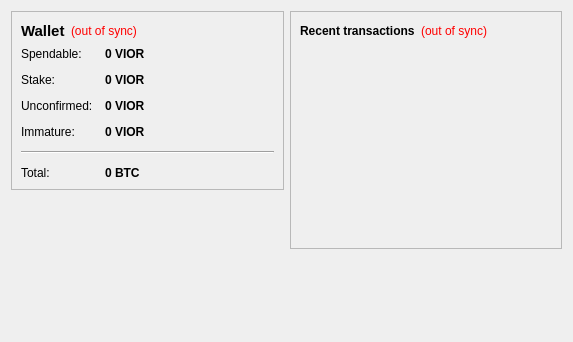
<?xml version="1.0" encoding="UTF-8"?>
<ui version="4.0">
 <class>OverviewPage</class>
 <widget class="QWidget" name="OverviewPage">
  <property name="geometry">
   <rect>
    <x>0</x>
    <y>0</y>
    <width>573</width>
    <height>342</height>
   </rect>
  </property>
  <property name="windowTitle">
   <string>Form</string>
  </property>
  <layout class="QHBoxLayout" name="horizontalLayout" stretch="1,1">
   <item>
    <layout class="QVBoxLayout" name="verticalLayout_2">
     <item>
      <widget class="QFrame" name="frame">
       <property name="frameShape">
        <enum>QFrame::StyledPanel</enum>
       </property>
       <property name="frameShadow">
        <enum>QFrame::Raised</enum>
       </property>
       <layout class="QVBoxLayout" name="verticalLayout_4">
        <item>
         <layout class="QHBoxLayout" name="horizontalLayout_4">
          <item>
           <widget class="QLabel" name="label_5">
            <property name="font">
             <font>
              <pointsize>11</pointsize>
              <weight>75</weight>
              <bold>true</bold>
             </font>
            </property>
            <property name="text">
             <string>Wallet</string>
            </property>
           </widget>
          </item>
          <item>
           <widget class="QLabel" name="labelWalletStatus">
            <property name="toolTip">
             <string>The displayed information may be out of date. Your wallet automatically synchronizes with the ViorCoin network after a connection is established, but this process has not completed yet.</string>
            </property>
            <property name="styleSheet">
             <string notr="true">QLabel { color: red; }</string>
            </property>
            <property name="text">
             <string notr="true">(out of sync)</string>
            </property>
            <property name="alignment">
             <set>Qt::AlignLeading|Qt::AlignLeft|Qt::AlignVCenter</set>
            </property>
           </widget>
          </item>
          <item>
           <spacer name="horizontalSpacer_2">
            <property name="orientation">
             <enum>Qt::Horizontal</enum>
            </property>
            <property name="sizeHint" stdset="0">
             <size>
              <width>40</width>
              <height>20</height>
             </size>
            </property>
           </spacer>
          </item>
         </layout>
        </item>
        <item>
         <layout class="QFormLayout" name="formLayout_2">
          <property name="fieldGrowthPolicy">
           <enum>QFormLayout::AllNonFixedFieldsGrow</enum>
          </property>
          <property name="horizontalSpacing">
           <number>12</number>
          </property>
          <property name="verticalSpacing">
           <number>12</number>
          </property>
          <item row="0" column="0">
           <widget class="QLabel" name="label">
            <property name="text">
             <string>Spendable:</string>
            </property>
           </widget>
          </item>
          <item row="0" column="1">
           <widget class="QLabel" name="labelBalance">
            <property name="font">
             <font>
              <weight>75</weight>
              <bold>true</bold>
             </font>
            </property>
            <property name="cursor">
             <cursorShape>IBeamCursor</cursorShape>
            </property>
            <property name="toolTip">
             <string>Your current spendable balance</string>
            </property>
            <property name="text">
             <string notr="true">0 VIOR</string>
            </property>
            <property name="textInteractionFlags">
             <set>Qt::LinksAccessibleByMouse|Qt::TextSelectableByKeyboard|Qt::TextSelectableByMouse</set>
            </property>
           </widget>
          </item>
          <item row="1" column="0">
           <widget class="QLabel" name="label_6">
            <property name="text">
             <string>Stake:</string>
            </property>
           </widget>
          </item>
          <item row="1" column="1">
           <widget class="QLabel" name="labelStake">
            <property name="font">
             <font>
              <weight>75</weight>
              <bold>true</bold>
             </font>
            </property>
            <property name="cursor">
             <cursorShape>IBeamCursor</cursorShape>
            </property>
            <property name="toolTip">
             <string>Total of coins that was staked, and do not yet count toward the current balance</string>
            </property>
            <property name="text">
             <string notr="true">0 VIOR</string>
            </property>
            <property name="textInteractionFlags">
             <set>Qt::LinksAccessibleByMouse|Qt::TextSelectableByKeyboard|Qt::TextSelectableByMouse</set>
            </property>
           </widget>
          </item>
          <item row="2" column="0">
           <widget class="QLabel" name="label_3">
            <property name="text">
             <string>Unconfirmed:</string>
            </property>
           </widget>
          </item>
          <item row="2" column="1">
           <widget class="QLabel" name="labelUnconfirmed">
            <property name="font">
             <font>
              <weight>75</weight>
              <bold>true</bold>
             </font>
            </property>
            <property name="cursor">
             <cursorShape>IBeamCursor</cursorShape>
            </property>
            <property name="toolTip">
             <string>Total of transactions that have yet to be confirmed, and do not yet count toward the current balance</string>
            </property>
            <property name="text">
             <string notr="true">0 VIOR</string>
            </property>
            <property name="textInteractionFlags">
             <set>Qt::LinksAccessibleByMouse|Qt::TextSelectableByKeyboard|Qt::TextSelectableByMouse</set>
            </property>
           </widget>
          </item>
          <item row="3" column="0">
           <widget class="QLabel" name="labelImmatureText">
            <property name="text">
             <string>Immature:</string>
            </property>
           </widget>
          </item>
          <item row="3" column="1">
           <widget class="QLabel" name="labelImmature">
            <property name="font">
             <font>
              <weight>75</weight>
              <bold>true</bold>
             </font>
            </property>
            <property name="toolTip">
             <string>Mined balance that has not yet matured</string>
            </property>
            <property name="text">
             <string notr="true">0 VIOR</string>
            </property>
            <property name="textInteractionFlags">
             <set>Qt::LinksAccessibleByMouse|Qt::TextSelectableByKeyboard|Qt::TextSelectableByMouse</set>
            </property>
           </widget>
          </item>
          <item row="4" column="0" colspan="2">
           <widget class="Line" name="line">
            <property name="orientation">
             <enum>Qt::Horizontal</enum>
            </property>
           </widget>
          </item>
          <item row="5" column="0">
           <widget class="QLabel" name="labelTotalText">
            <property name="text">
             <string>Total:</string>
            </property>
           </widget>
          </item>
          <item row="5" column="1">
           <widget class="QLabel" name="labelTotal">
            <property name="font">
             <font>
              <weight>75</weight>
              <bold>true</bold>
             </font>
            </property>
            <property name="cursor">
             <cursorShape>IBeamCursor</cursorShape>
            </property>
            <property name="toolTip">
             <string>Your current total balance</string>
            </property>
            <property name="text">
             <string notr="true">0 BTC</string>
            </property>
            <property name="textInteractionFlags">
             <set>Qt::LinksAccessibleByMouse|Qt::TextSelectableByKeyboard|Qt::TextSelectableByMouse</set>
            </property>
           </widget>
          </item>
         </layout>
        </item>
       </layout>
      </widget>
     </item>
     <item>
      <spacer name="verticalSpacer">
       <property name="orientation">
        <enum>Qt::Vertical</enum>
       </property>
       <property name="sizeHint" stdset="0">
        <size>
         <width>20</width>
         <height>40</height>
        </size>
       </property>
      </spacer>
     </item>
    </layout>
   </item>
   <item>
    <layout class="QVBoxLayout" name="verticalLayout_3">
     <item>
      <widget class="QFrame" name="frame_2">
       <property name="frameShape">
        <enum>QFrame::StyledPanel</enum>
       </property>
       <property name="frameShadow">
        <enum>QFrame::Raised</enum>
       </property>
       <layout class="QVBoxLayout" name="verticalLayout">
        <item>
         <layout class="QHBoxLayout" name="horizontalLayout_2">
          <item>
           <widget class="QLabel" name="label_4">
            <property name="text">
             <string>&lt;b&gt;Recent transactions&lt;/b&gt;</string>
            </property>
           </widget>
          </item>
          <item>
           <widget class="QLabel" name="labelTransactionsStatus">
            <property name="toolTip">
             <string>The displayed information may be out of date. Your wallet automatically synchronizes with the ViorCoin network after a connection is established, but this process has not completed yet.</string>
            </property>
            <property name="styleSheet">
             <string notr="true">QLabel { color: red; }</string>
            </property>
            <property name="text">
             <string notr="true">(out of sync)</string>
            </property>
            <property name="alignment">
             <set>Qt::AlignRight|Qt::AlignTrailing|Qt::AlignVCenter</set>
            </property>
           </widget>
          </item>
          <item>
           <spacer name="horizontalSpacer">
            <property name="orientation">
             <enum>Qt::Horizontal</enum>
            </property>
            <property name="sizeHint" stdset="0">
             <size>
              <width>40</width>
              <height>20</height>
             </size>
            </property>
           </spacer>
          </item>
         </layout>
        </item>
        <item>
         <widget class="QListView" name="listTransactions">
          <property name="styleSheet">
           <string notr="true">QListView { background: transparent; }</string>
          </property>
          <property name="frameShape">
           <enum>QFrame::NoFrame</enum>
          </property>
          <property name="verticalScrollBarPolicy">
           <enum>Qt::ScrollBarAlwaysOff</enum>
          </property>
          <property name="horizontalScrollBarPolicy">
           <enum>Qt::ScrollBarAlwaysOff</enum>
          </property>
          <property name="selectionMode">
           <enum>QAbstractItemView::NoSelection</enum>
          </property>
         </widget>
        </item>
       </layout>
      </widget>
     </item>
     <item>
      <spacer name="verticalSpacer_2">
       <property name="orientation">
        <enum>Qt::Vertical</enum>
       </property>
       <property name="sizeHint" stdset="0">
        <size>
         <width>20</width>
         <height>40</height>
        </size>
       </property>
      </spacer>
     </item>
    </layout>
   </item>
  </layout>
 </widget>
 <resources/>
 <connections/>
</ui>
